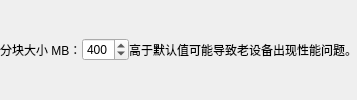
     <widget class="QWidget" name="chunkSizeWidget" native="true">
      <property name="sizePolicy">
       <sizepolicy hsizetype="Minimum" vsizetype="Fixed">
        <horstretch>0</horstretch>
        <verstretch>0</verstretch>
       </sizepolicy>
      </property>
      <property name="visible">
       <bool>false</bool>
      </property>
      <property name="toolTip">
       <string>&lt;html&gt;&lt;head/&gt;&lt;body&gt;&lt;p&gt;警告：分块大小高于默认值可能导致&lt;br/&gt;性能与耗电问题，老旧设备尤为明显。&lt;/p&gt;&lt;/body&gt;&lt;/html&gt;</string>
      </property>
      <layout class="QHBoxLayout" name="horizontalLayout_4">
       <property name="spacing">
        <number>0</number>
       </property>
       <property name="leftMargin">
        <number>0</number>
       </property>
       <property name="topMargin">
        <number>0</number>
       </property>
       <property name="rightMargin">
        <number>0</number>
       </property>
       <property name="bottomMargin">
        <number>0</number>
       </property>
       <item>
        <widget class="QLabel" name="chunkSizeLabel">
         <property name="sizePolicy">
          <sizepolicy hsizetype="Minimum" vsizetype="Preferred">
           <horstretch>0</horstretch>
           <verstretch>0</verstretch>
          </sizepolicy>
         </property>
         <property name="text">
          <string>分块大小 MB：</string>
         </property>
        </widget>
       </item>
       <item>
        <widget class="QSpinBox" name="chunkSizeBox">
         <property name="minimum">
          <number>50</number>
         </property>
         <property name="maximum">
          <number>600</number>
         </property>
         <property name="value">
          <number>400</number>
         </property>
        </widget>
       </item>
       <item>
        <widget class="QLabel" name="chunkSizeWarnLabel">
         <property name="sizePolicy">
          <sizepolicy hsizetype="Minimum" vsizetype="Preferred">
           <horstretch>0</horstretch>
           <verstretch>0</verstretch>
          </sizepolicy>
         </property>
         <property name="text">
          <string>高于默认值可能导致老设备出现性能问题。</string>
         </property>
        </widget>
       </item>
      </layout>
     </widget>
